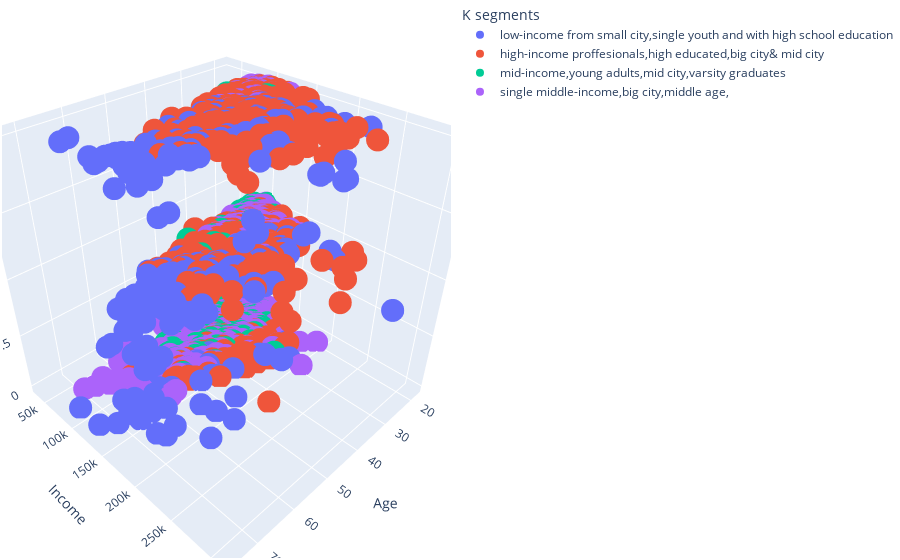

Source (notebook cell):
### Markdown cell above
Your task was to analyze a demographics dataset and do customer segmentation for a new product/service. Your product/service is an exclusive life insurance package meant specifically for elderly people. In doing this we used a clustering method in machine learning to find the optimal number of clusters available in the dataset. with that, we also had to pick the cluster that best explains our target customer. To reach the ideal customer, we had to do sub-clusters based on features that best explain our customer. we considerd age(59 - 99 years), income( only high earners can qualify) , we also looked at the settlement size ( people in small cities are unemployed and don't have savings, maybe  unhealthy) . ......

### Code cell
fig = px.scatter_3d(seg_pca_kmeans, x='Age', y='Income', z='Settlement size',
              color='K segments',size_max=8)

fig.update_layout(margin=dict(l=2, r=2, b=2, t=2))

### Figure 1 — Plotly figure (JSON) as saved in the notebook; plotly's stock layout.template omitted (floating-point values rounded to 4 significant figures; data arrays with more than 128 entries replaced by an {"elided": "..."} marker saying what was removed)
{"data": [{"hovertemplate": "K segments=low-income from small city,single youth and with high school education<br>Age=%{x}<br>Income=%{y}<br>Settlement size=%{z}<extra></extra>", "legendgroup": "low-income from small city,single youth and with high school education", "marker": {"color": "#636efa", "symbol": "circle"}, "mode": "markers", "name": "low-income from small city,single youth and with high school education", "scene": "scene", "showlegend": true, "type": "scatter3d", "x": {"elided": "280 int values"}, "y": {"elided": "280 int values"}, "z": {"elided": "280 int values"}}, {"hovertemplate": "K segments=high-income proffesionals,high educated,big city& mid city <br>Age=%{x}<br>Income=%{y}<br>Settlement size=%{z}<extra></extra>", "legendgroup": "high-income proffesionals,high educated,big city& mid city ", "marker": {"color": "#EF553B", "symbol": "circle"}, "mode": "markers", "name": "high-income proffesionals,high educated,big city& mid city ", "scene": "scene", "showlegend": true, "type": "scatter3d", "x": {"elided": "640 int values"}, "y": {"elided": "640 int values"}, "z": {"elided": "640 int values"}}, {"hovertemplate": "K segments=mid-income,young adults,mid city,varsity graduates<br>Age=%{x}<br>Income=%{y}<br>Settlement size=%{z}<extra></extra>", "legendgroup": "mid-income,young adults,mid city,varsity graduates", "marker": {"color": "#00cc96", "symbol": "circle"}, "mode": "markers", "name": "mid-income,young adults,mid city,varsity graduates", "scene": "scene", "showlegend": true, "type": "scatter3d", "x": {"elided": "315 int values"}, "y": {"elided": "315 int values"}, "z": {"elided": "315 int values"}}, {"hovertemplate": "K segments=single middle-income,big city,middle age,<br>Age=%{x}<br>Income=%{y}<br>Settlement size=%{z}<extra></extra>", "legendgroup": "single middle-income,big city,middle age,", "marker": {"color": "#ab63fa", "symbol": "circle"}, "mode": "markers", "name": "single middle-income,big city,middle age,", "scene": "scene", "showlegend": true, "type": "scatter3d", "x": {"elided": "765 int values"}, "y": {"elided": "765 int values"}, "z": {"elided": "765 int values"}}], "layout": {"legend": {"title": {"text": "K segments"}, "tracegroupgap": 0}, "margin": {"b": 2, "l": 2, "r": 2, "t": 2}, "scene": {"domain": {"x": [0, 1], "y": [0, 1]}, "xaxis": {"title": {"text": "Age"}}, "yaxis": {"title": {"text": "Income"}}, "zaxis": {"title": {"text": "Settlement size"}}}}}
